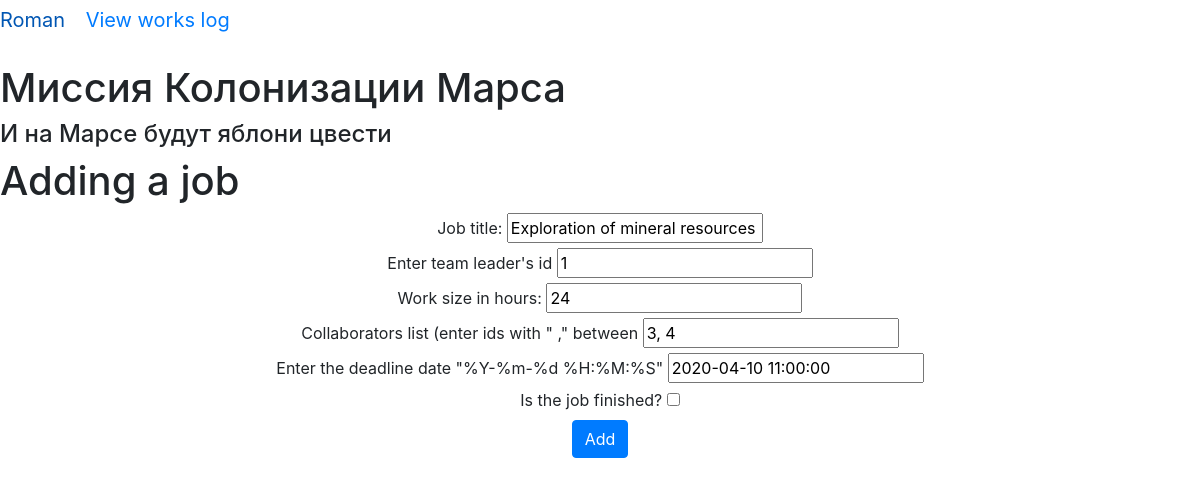
The page /edit_work/2 (signed in) on the database its author committed.
### data/users.py (models this page shows, shortened)
class User(SqlAlchemyBase, UserMixin):
    __tablename__ = 'users'
    id = sqlalchemy.Column(sqlalchemy.Integer, primary_key=True, autoincrement=True)
    surname = sqlalchemy.Column(sqlalchemy.String)
    name = sqlalchemy.Column(sqlalchemy.String)
    age = sqlalchemy.Column(sqlalchemy.Integer)
    position = sqlalchemy.Column(sqlalchemy.String)
    speciality = sqlalchemy.Column(sqlalchemy.String)
    address = sqlalchemy.Column(sqlalchemy.String)
    email = sqlalchemy.Column(sqlalchemy.String, unique=True)
    hashed_password = sqlalchemy.Column(sqlalchemy.String)
    modified_date = sqlalchemy.Column(sqlalchemy.DateTime, default=datetime.datetime.now)

### data/jobs.py (models this page shows, shortened)
class Jobs(SqlAlchemyBase, UserMixin):
    __tablename__ = 'jobs'
    id = sqlalchemy.Column(sqlalchemy.Integer, primary_key=True, autoincrement=True, unique=True)
    team_leader = sqlalchemy.Column(sqlalchemy.Integer, sqlalchemy.ForeignKey('users.id'))
    job = sqlalchemy.Column(sqlalchemy.String)
    work_size = sqlalchemy.Column(sqlalchemy.Integer)
    collaborators = sqlalchemy.Column(sqlalchemy.String)
    start_date = sqlalchemy.Column(sqlalchemy.DateTime, default=datetime.datetime.now())
    end_date = sqlalchemy.Column(sqlalchemy.DateTime)
    is_finished = sqlalchemy.Column(sqlalchemy.Boolean)
    author = sqlalchemy.Column(sqlalchemy.Integer, sqlalchemy.ForeignKey('users.id'), default=1)

### main.py (the view, shortened to what this page needs)
@app.route('/edit_work/<int:id>', methods=['POST', 'GET'])
@login_required
def edit_work(id):
    form = AddWorkForm()
    session = db_session.create_session()
    warnings = []
    data = []
    job = session.query(Jobs).filter(Jobs.id == id).first()
    if request.method == 'GET':
        if not job:
            warnings.append(':( Job is not found :( (404)')
        else:
            data = [job.job, job.team_leader, job.work_size, job.collaborators, job.end_date, job.is_finished]
            if job.author != current_user.id and current_user.id != 1:
                warnings.append('Access denied.')
                data = [''] * 6
        return render_template('add_work.html', title='Edit work', form=form, warnings=warnings, data=data)
    return render_template('base.html', title='test')

### main.py
class AddWorkForm(FlaskForm):
    team_leader = IntegerField("Enter team leader's id", validators=[DataRequired()])
    job = StringField('Job title: ', validators=[DataRequired()])
    work_size = IntegerField('Work size in hours: ', validators=[DataRequired()])
    collaborators = StringField('Collaborators list (enter ids with " ," between')
    end_date = StringField('Enter the deadline date "%Y-%m-%d %H:%M:%S"')
    is_finished = BooleanField("Is the job finished?")
    submit = SubmitField("Add")

### data/db_session.py (called while the page is built)
def create_session() -> Session:
    global __factory
    return __factory()

### main.py (called while the page is built)
@login_manager.user_loader
def load_user(user_id):
    session = db_session.create_session()
    return session.query(User).get(user_id)

### templates/add_work.html (shortened to what this page needs)
{% extends 'base.html' %}
{% block content %}
<h1>Adding a job</h1>
<div align="center">
    <form method="post" action="">
        {{ form.job.label }}
        {{ form.job(value=data[0]) }}<br>
        {{ form.team_leader.label }}
        {{ form.team_leader(value=data[1]) }}<br>
        {{ form.work_size.label }}
        {{ form.work_size(value=data[2]) }}<br>
        {{ form.collaborators.label }}
        {{ form.collaborators(value=data[3]) }}<br>
        {{ form.end_date.label }}
        {{ form.end_date(value=data[4]) }}<br>
        {{ form.is_finished.label }}
        {{ form.is_finished(value=data[5]) }}<br>
        {{ form.submit(class='btn btn-primary', type='submit') }}
    </form>
</div>
{% endblock %}

### templates/base.html (shortened to what this page needs)
<!DOCTYPE html>
<html lang="en">
<head>
    <link rel="stylesheet" href="https://maxcdn.bootstrapcdn.com/bootstrap/4.0.0-alpha.4/css/bootstrap.min.css">
</head>
<body>
<nav>
    {% if current_user.is_authenticated %}
    <a class="navbar-brand" href="/logout">{{ current_user.name }}     </a>
    <a class="navbar-brand" href="/works">     View works log</a>
{% else %}
    <p>
        <a class="btn btn-primary " href="/register">Зарегистрироваться</a>
        <a class="btn btn-success" href="/login">Войти</a>
    </p>
{% endif %}
</nav>
<br>
<h1>Миссия Колонизации Марса</h1>
<h4>И на Марсе будут яблони цвести</h4>
{% block content %}
{% endblock %}
</body>
</html>

### rows shown on the page
User: name "Roman"
Jobs: job "Exploration of mineral resources", team_leader "1", work_size "24", collaborators "3, 4", end_date "2020-04-10 11:00:00"
